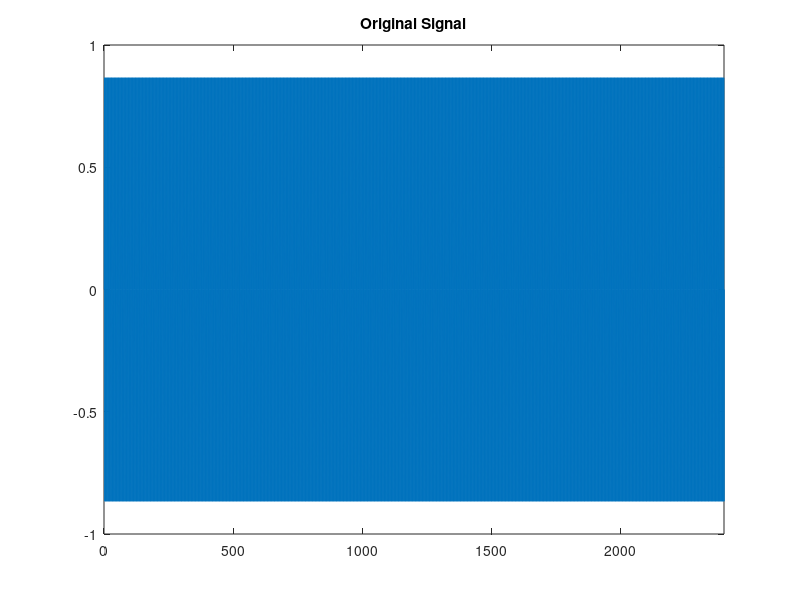

Write MATLAB code to recreate this figure. (Note: this script raises an error after producing the figure.)
sampling_freq = 48000;
signal_freq = 16000;
N = 20;

num = [
 0.000032863802443769357
 0
-0.00032863802443769348
 0
 0.0014788711099696207
 0
-0.003943656293252322
 0
 0.0069013985131915635
 0
-0.0082816782158298755
 0
 0.0069013985131915635
 0
-0.003943656293252322
 0
 0.0014788711099696207
 0
-0.00032863802443769348
 0
 0.000032863802443769357
];

denom = [
 1
-1.212901528380115
 4.950664125685889
-5.0449273177766081                 
 11.616607559733126
-10.07465586336729
 16.673316372673725                  
-12.335384078382013
 16.069403690973232
-10.083155019072567
 10.793925055457862
-5.6598986101190452
 5.0902631738685411
-2.1692586637441664
 1.6557680232271594
-0.54498340699296266                
 0.35369587708057254
-0.081147312745992919               
 0.044534960052331388
-0.0054395034379633566              
 0.00249057233041466
];

time = (0:1/sampling_freq:0.05)';

audio_in = sin(2 * pi * signal_freq * time );
audio_out = zeros(size(audio_in));

working_data_in = zeros(N+1,1);
working_data_out = zeros(N+1,1);

for j=1:length(audio_in)
    working_data_in(1)=audio_in(j);
    temp = 0;
    
    temp = temp + (num(1)*working_data_in(1));
    
    for i=2:N+1
       temp = temp + (num(i)*working_data_in(i)) - (denom(i)*working_data_out(i));
    end
    
%     for i=1:(length(working_data_in)/2)
%         temp = temp + working_data_in(i)*coeffs(i) + working_data_in(N+2-i)*coeffs(i);
%         disp('Adding')
%         disp(i)
%         disp(N+2-i)
%     end
    
%     if mod(N,2) == 0
%         temp = temp + working_data_in(floor((N/2)+1))*coeffs(floor((N/2)+1));
%         disp('Adding')
%         disp((N/2)+1)
%     end
    
    for i=N+1:-1:2
        working_data_in(i) = working_data_in(i - 1);
        working_data_out(i) = working_data_out(i - 1);
    end
    working_data_out(1) = temp;
    audio_out(j) = temp;
%     break;
end

plot(audio_in);
axis([0 2400 -1 1]);
title('Original Signal');
figure();
plot(audio_out);
axis([0 2400 -1 1]);
title('Filtered Signal');